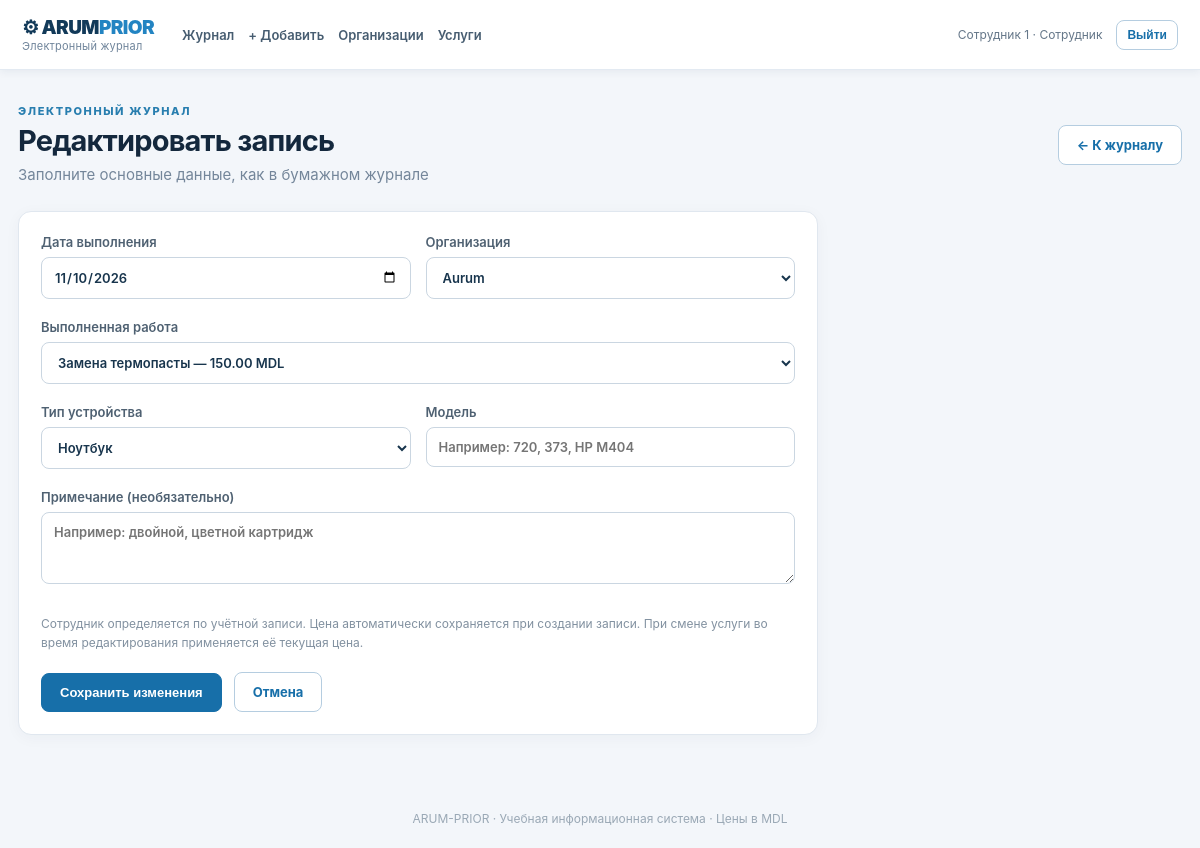
The page /work/7/edit (signed in) on the database its author committed.
### app/models.py (models this page shows)
class User(Base):
    __tablename__ = 'users'
    id: Mapped[int] = mapped_column(primary_key=True)
    username: Mapped[str] = mapped_column(String(60), unique=True, index=True)
    full_name: Mapped[str] = mapped_column(String(120))
    password_hash: Mapped[str] = mapped_column(String(220))
    role: Mapped[str] = mapped_column(String(20), default='employee')
    active: Mapped[bool] = mapped_column(Boolean, default=True)

class WorkRecord(Base):
    __tablename__ = 'work_records'
    id: Mapped[int] = mapped_column(primary_key=True)
    work_date: Mapped[datetime] = mapped_column(Date)
    organization_id: Mapped[int] = mapped_column(ForeignKey('organizations.id'))
    service_id: Mapped[int] = mapped_column(ForeignKey('services.id'))
    user_id: Mapped[int] = mapped_column(ForeignKey('users.id'))
    device_type: Mapped[str] = mapped_column(String(70))
    model: Mapped[str] = mapped_column(String(120))
    note: Mapped[str] = mapped_column(Text, default='')
    price: Mapped[Decimal] = mapped_column(Numeric(10, 2))
    created_at: Mapped[datetime] = mapped_column(DateTime, default=now_utc)
    updated_at: Mapped[datetime] = mapped_column(DateTime, default=now_utc, onupdate=now_utc)
    deleted_at: Mapped[datetime | None] = mapped_column(DateTime, nullable=True)
    organization: Mapped[Organization] = relationship()
    service: Mapped[Service] = relationship()
    user: Mapped[User] = relationship()

class Organization(Base):
    __tablename__ = 'organizations'
    id: Mapped[int] = mapped_column(primary_key=True)
    name: Mapped[str] = mapped_column(String(160), unique=True)
    active: Mapped[bool] = mapped_column(Boolean, default=True)

class Service(Base):
    __tablename__ = 'services'
    id: Mapped[int] = mapped_column(primary_key=True)
    name: Mapped[str] = mapped_column(String(150), unique=True)
    price: Mapped[Decimal] = mapped_column(Numeric(10, 2))
    active: Mapped[bool] = mapped_column(Boolean, default=True)

### app/main.py (the view)
@app.get('/work/{record_id}/edit', response_class=HTMLResponse)
def edit_work(request: Request, record_id: int):
    with SessionLocal() as db:
        user = must_user(request, db)
        record = get_record(db, record_id, user)
        ctx = context(request, db)
        return see(request, 'work_form.html', record=record, today=date.today().isoformat(),
                   organizations=db.scalars(select(Organization).order_by(Organization.name)).all(),
                   services=db.scalars(select(Service).order_by(Service.name)).all(), **ctx)

### app/templates/work_form.html
{% extends 'base.html' %}{% block content %}<div class="heading"><div><div class="eyebrow">ЭЛЕКТРОННЫЙ ЖУРНАЛ</div><h1>{{ 'Редактировать запись' if record else 'Новая выполненная работа' }}</h1><p class="muted">Заполните основные данные, как в бумажном журнале</p></div><a class="btn outline" href="/journal">← К журналу</a></div>
<section class="panel form-panel"><form method="post" action="{{ '/work/' ~ record.id ~ '/edit' if record else '/work/new' }}" class="stack"><input type="hidden" name="csrf_token" value="{{ csrf }}"><div class="two-col"><label>Дата выполнения<input required type="date" name="work_date" value="{{ record.work_date.isoformat() if record else today }}"></label><label>Организация<select name="organization_id" required>{% for o in organizations %}<option value="{{ o.id }}" {% if record and record.organization_id==o.id %}selected{% endif %}>{{ o.name }}{{ ' (неактивна)' if not o.active else '' }}</option>{% endfor %}</select></label></div>
<label>Выполненная работа<select name="service_id" required>{% for s in services %}<option value="{{ s.id }}" {% if record and record.service_id==s.id %}selected{% endif %}>{{ s.name }} — {{ '%.2f'|format(s.price) }} MDL</option>{% endfor %}</select></label>
<div class="two-col"><label>Тип устройства<select name="device_type" required>{% for typ in ['Картридж','Принтер','Компьютер','Ноутбук','Сеть / оборудование','Другое'] %}<option value="{{ typ }}" {% if record and record.device_type==typ %}selected{% endif %}>{{ typ }}</option>{% endfor %}</select></label><label>Модель<input name="model" maxlength="120" placeholder="Например: 720, 373, HP M404" value="{{ record.model if record else '' }}"></label></div><label>Примечание (необязательно)<textarea name="note" maxlength="1000" rows="3" placeholder="Например: двойной, цветной картридж">{{ record.note if record else '' }}</textarea></label><p class="hint">Сотрудник определяется по учётной записи. Цена автоматически сохраняется при создании записи. При смене услуги во время редактирования применяется её текущая цена.</p><div class="form-actions"><button>{{ 'Сохранить изменения' if record else 'Добавить в журнал' }}</button><a class="btn outline" href="/journal">Отмена</a></div></form></section>{% endblock %}

### app/templates/base.html
<!doctype html><html lang="ru"><head><meta charset="UTF-8"><meta name="viewport" content="width=device-width, initial-scale=1"><title>ARUM-PRIOR — электронный журнал</title><link rel="stylesheet" href="/static/style.css"></head><body>
{% if user %}<header class="top"><div class="brand">⚙ ARUM<span>PRIOR</span><small>Электронный журнал</small></div><nav><a href="/journal">Журнал</a><a href="/work/new">+ Добавить</a><a href="/organizations">Организации</a><a href="/services">Услуги</a>{% if user.role=='director' %}<a href="/reports">Отчёты</a><a href="/users">Сотрудники</a><a href="/audit">История</a>{% endif %}</nav><div class="account"><span>{{ user.full_name }} · {{ 'Директор' if user.role=='director' else 'Сотрудник' }}</span><form action="/logout" method="post"><input type="hidden" name="csrf_token" value="{{ csrf }}"><button class="outline small">Выйти</button></form></div></header>{% endif %}
<main class="container">{% block content %}{% endblock %}</main><footer>ARUM-PRIOR · Учебная информационная система · Цены в MDL</footer></body></html>

### app/static/style.css (style rules this page uses)
:root { font-family:Inter,'Segoe UI',Arial,sans-serif;color:#14283d;background:#f3f6fa;font-size:15px }
* { box-sizing:border-box }
body { margin:0;min-height:100vh;display:flex;flex-direction:column }
a { color:#1767a4;text-decoration:none }
.top { background:#fff;border-bottom:1px solid #e3eaf2;padding:16px max(22px,calc((100vw - 1250px)/2));display:flex;align-items:center;gap:28px;flex-wrap:wrap;box-shadow:0 2px 8px #102f5010 }
.brand { font-size:19px;font-weight:900;letter-spacing:-.6px;color:#123a59;white-space:nowrap }
.brand span { color:#2384c2 }
.brand small { display:block;font-weight:400;font-size:11px;letter-spacing:.2px;color:#70859b }
nav { display:flex;gap:14px;align-items:center;flex:1;flex-wrap:wrap }
nav a { color:#475d71;font-weight:600;font-size:13px }
.account { display:flex;gap:14px;align-items:center;font-size:12px;color:#657789 }
.container { width:min(1200px,calc(100% - 36px));margin:34px auto;flex:1 }
.heading { display:flex;justify-content:space-between;align-items:center;gap:20px;margin-bottom:24px;flex-wrap:wrap }
h1 { font-size:29px;letter-spacing:-.8px;margin:5px 0 6px }
.eyebrow { font-size:11px;font-weight:800;letter-spacing:1.6px;color:#287eaf }
.muted { color:#74869a;margin:0;line-height:1.5 }
.panel { border:1px solid #e0e7ef;border-radius:13px;background:#fff;box-shadow:0 3px 15px #193a560a;padding:22px;margin-bottom:20px }
.filters,.form-actions,.export { display:flex;gap:12px;align-items:end;flex-wrap:wrap }
label { display:block;font-weight:600;font-size:13px;color:#4f6172 }
label input,label select,label textarea { display:block;width:100%;margin-top:7px }
input,select,textarea { padding:11px 12px;border:1px solid #cad6e1;border-radius:8px;background:white;color:#18354d;font:inherit;max-width:100% }
button,.btn { display:inline-block;appearance:none;background:#176fa9;color:white;border:1px solid #176fa9;border-radius:8px;font-size:13px;font-weight:700;padding:11px 18px;cursor:pointer;white-space:nowrap }
.outline { background:white;color:#176fa9;border-color:#b5cde0 }
.small { padding:7px 10px;font-size:12px }
.stack { display:flex;flex-direction:column;gap:20px }
.form-panel { max-width:800px }
.two-col { display:grid;grid-template-columns:1fr 1fr;gap:15px }
.hint { font-size:12px;line-height:1.6;color:#8291a0;margin:10px 0 0 }
footer { text-align:center;color:#9aa8b5;font-size:12px;padding:22px }

### rows shown on the page
User: full_name "Сотрудник 1", role "Сотрудник"
WorkRecord: work_date "11/10/2026", organization_id "Aurum", service_id "Замена термопасты — 150.00 MDL", device_type "Ноутбук"

### other values the page prints
{{ 'Редактировать запись' if record else 'Новая выполненная работа' }} "Редактировать запись"
{{ 'Сохранить изменения' if record else 'Добавить в журнал' }} "Сохранить изменения"
